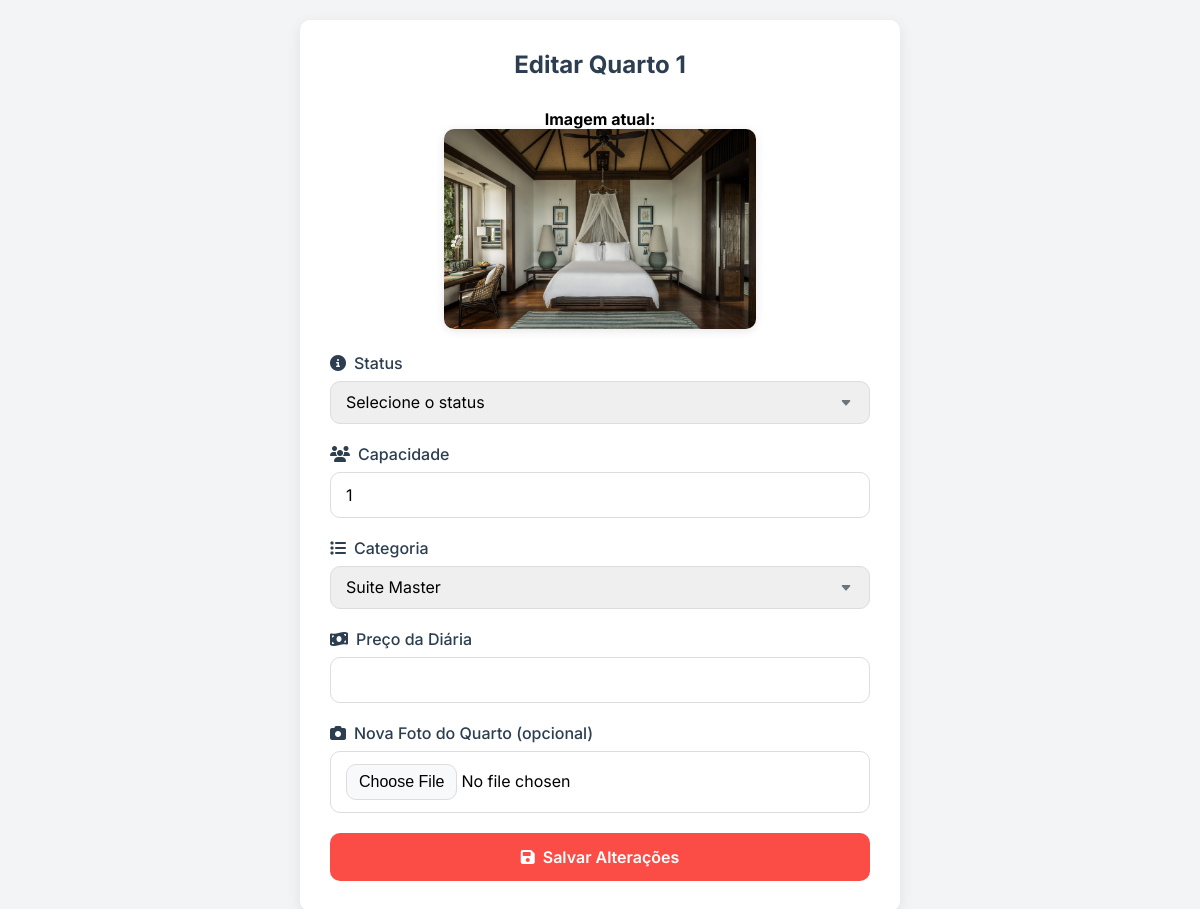
/gestor/quartos/editar_quarto.php?id=1, run on the app's committed database.
### tables this page shows
CREATE TABLE `quarto` (
  `ID_Quarto` int(11) NOT NULL,
  `Status` varchar(45) DEFAULT NULL,
  `Capacidade` int(11) DEFAULT NULL,
  `Categoria_ID_Categoria` int(11) NOT NULL,
  `Foto` varchar(255) DEFAULT NULL,
  `Preco_diaria` decimal(10,2) DEFAULT NULL
);

CREATE TABLE `categoria` (
  `ID_Categoria` int(11) NOT NULL,
  `Nome` varchar(50) NOT NULL
);

### gestor/quartos/editar_quarto.php (the view, shortened to what this page needs)
<?php
require_once '../../config/config.php';
$info = [];
$id = filter_input(INPUT_GET, 'id');
$categorias = [];
$sql = $pdo->query("SELECT ID_Categoria, Nome FROM categoria");
if ($sql->rowCount() > 0) {
    $categorias = $sql->fetchAll(PDO::FETCH_ASSOC);
}
if ($id) {
    $sql = $pdo->prepare("SELECT * FROM quarto WHERE ID_Quarto = :id");
    $sql->bindValue(':id', $id, PDO::PARAM_INT);
    $sql->execute();
    if ($sql->rowCount() > 0) {
        $info = $sql->fetch(PDO::FETCH_ASSOC);
    } else {
        header("Location: index.php");
        exit;
    }
} else {
    header("Location: index.php");
    exit;
}
?>
<!DOCTYPE html>
<html lang="pt-br">
<head>
    <link rel="stylesheet" href="https://cdnjs.cloudflare.com/ajax/libs/font-awesome/6.5.0/css/all.min.css">
</head>
<body>
    <div class="form-container">
        <form method="POST" action="../../actions/editar_quarto.php" enctype="multipart/form-data">
            <div class="form-header">
                <h1 class="form-title">Editar Quarto <?php echo $info['ID_Quarto']; ?></h1>
            </div>
            <?php if(!empty($info['Foto'])): ?>
            <div class="current-image">
                <p><strong>Imagem atual:</strong></p>
                <img src="../../uploads/<?php echo htmlspecialchars($info['Foto']); ?>" alt="Foto atual do quarto">
            </div>
            <?php endif; ?>
            <div class="form-group">
                <label for="status" class="form-label">
                    <i class="fas fa-info-circle"></i>
                    Status
                </label>
                <select name="status" id="status" class="form-control" >
                    <option value="">Selecione o status</option>
                </select>
            </div>
            <div class="form-group">
                <label for="capacidade" class="form-label">
                    <i class="fas fa-users"></i>
                    Capacidade
                </label>
                <input type="number" name="capacity" id="capacidade" class="form-control"
                       min="1" value="<?php echo htmlspecialchars($info['Capacidade'] ?? ''); ?>" >
            </div>
            <div class="form-group">
                <label for="categoria" class="form-label">
                    <i class="fas fa-list"></i>
                    Categoria
                </label>
                <select name="category" id="categoria" class="form-control">
                    <?php foreach ($categorias as $categoria): ?>
                        <option value="<?= $categoria['ID_Categoria']; ?>"
                            <?= ($info['Categoria_ID_Categoria'] == $categoria['ID_Categoria']) ? 'selected' : ''; ?>>
                            <?= htmlspecialchars($categoria['Nome']); ?>
                        </option>
                    <?php endforeach; ?>
                </select>
            </div>
            <div class="form-group">
                <label for="preco_diaria" class="form-label">
                    <i class="fas fa-money-bill-wave"></i>
                    Preço da Diária
                </label>
                <input type="number" name="preco_diaria" id="preco_diaria" class="form-control"
                       step="0.01" min="0" value="<?php echo htmlspecialchars($info['Preco_Diaria'] ?? ''); ?>" >
            </div>
            <div class="form-group">
                <label for="foto" class="form-label">
                    <i class="fas fa-camera"></i>
                    Nova Foto do Quarto (opcional)
                </label>
                <input type="file" name="foto" id="foto" class="form-control file" accept="image/*">
            </div>
            <button type="submit" class="submit-btn">
                <i class="fas fa-save"></i> Salvar Alterações
            </button>
        </form>
    </div>
</body>
</html>

### gestor/quartos/editar_quarto.php (style rules this page uses)
:root { --primary-color: #FB4D46; --secondary-color: #2c3e50; --light-gray: #f8f9fa; --dark-gray: #6c757d; --white: #ffffff; --border-radius: 10px; --box-shadow: 0 4px 15px rgba(0,0,0,0.08); --transition: all 0.3s ease; }
* { margin: 0; padding: 0; box-sizing: border-box; font-family: 'Inter', sans-serif; }
body { background-color: #f3f4f6; display: flex; justify-content: center; align-items: center; min-height: 100vh; padding: 20px; }
.form-container { width: 100%; max-width: 600px; background-color: var(--white); border-radius: var(--border-radius); box-shadow: var(--box-shadow); padding: 30px; }
.form-header { text-align: center; margin-bottom: 30px; }
.form-title { color: var(--secondary-color); font-size: 24px; margin-bottom: 10px; }
.current-image { text-align: center; margin-bottom: 20px; }
.current-image img { max-width: 100%; height: auto; max-height: 200px; border-radius: var(--border-radius); box-shadow: 0 2px 10px rgba(0,0,0,0.1); }
.form-group { margin-bottom: 20px; }
.form-label { display: block; margin-bottom: 8px; font-weight: 500; color: var(--secondary-color); display: flex; align-items: center; gap: 8px; }
.form-control { width: 100%; padding: 12px 15px; border: 1px solid #ddd; border-radius: var(--border-radius); font-size: 16px; transition: var(--transition); }
select.form-control { appearance: none; background-repeat: no-repeat; background-position: right 15px center; background-size: 16px 12px; }
.form-control.file { padding: 12px 15px; }
.submit-btn { display: block; width: 100%; padding: 14px; background-color: var(--primary-color); color: white; border: none; border-radius: var(--border-radius); font-size: 16px; font-weight: 600; cursor: pointer; transition: var(--transition); margin-top: 20px; display: flex; align-items: center; justify-content: center; gap: 8px; }

### data on the page
quarto: ID_Quarto "1", Foto (picture), capacity "1", category "Suite Master"
